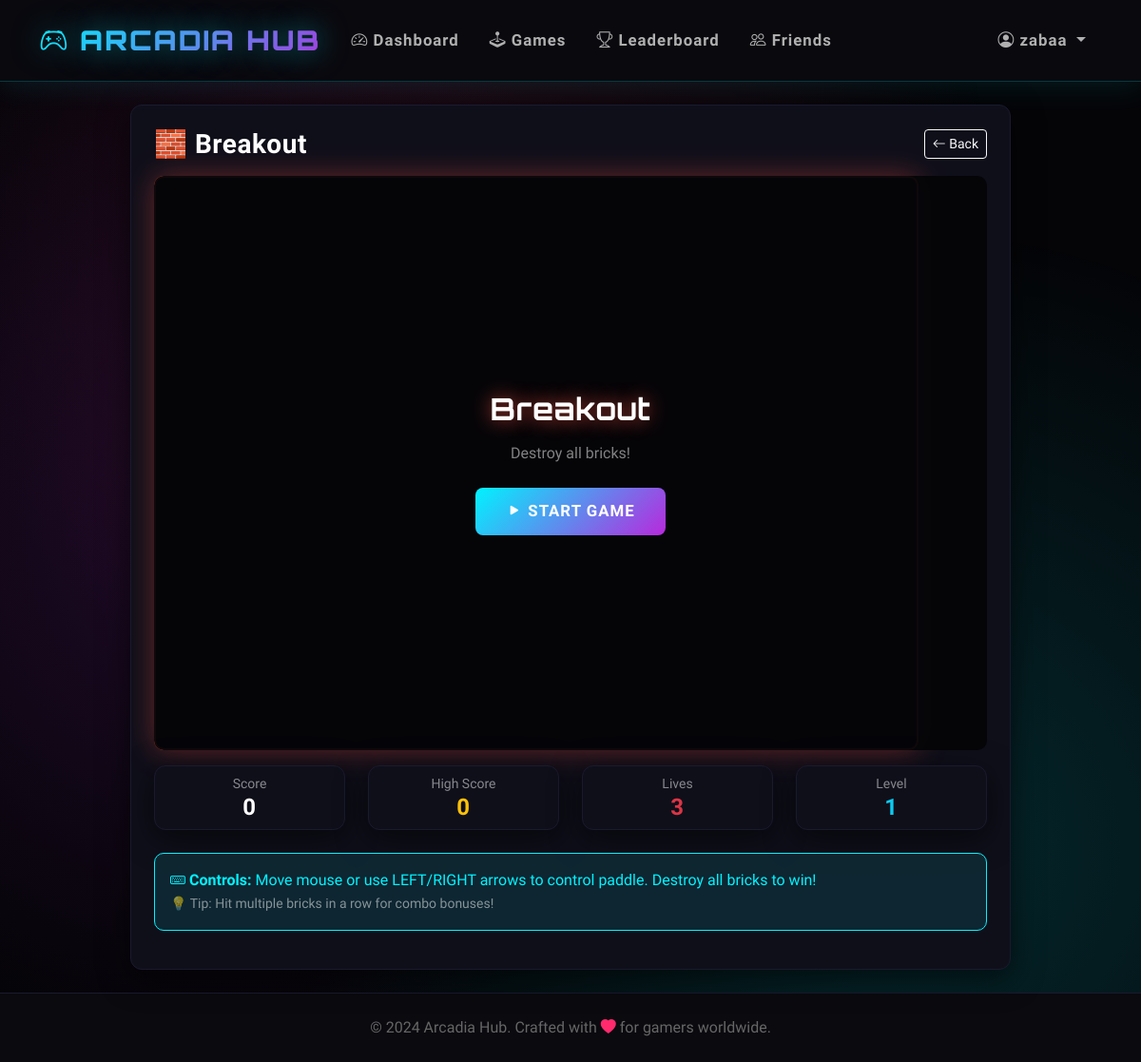
The page /game/breakout (signed in) on the database its author committed.
### tables this page shows
CREATE TABLE users (user_id INTEGER PRIMARY KEY AUTOINCREMENT, username TEXT UNIQUE NOT NULL, password_hash TEXT NOT NULL, email TEXT UNIQUE NOT NULL, created_at TIMESTAMP DEFAULT CURRENT_TIMESTAMP, last_login DATE, streak INTEGER DEFAULT 0, coins INTEGER DEFAULT 100, total_games_played INTEGER DEFAULT 0, total_score INTEGER DEFAULT 0, avatar_config TEXT, settings_config TEXT DEFAULT '{"theme": "dark", "sound": true, "notifications": true}', xp INTEGER DEFAULT 0, player_level INTEGER DEFAULT 1);

CREATE TABLE games (game_id INTEGER PRIMARY KEY AUTOINCREMENT, game_key TEXT UNIQUE NOT NULL, name TEXT NOT NULL, category TEXT, difficulty TEXT, play_count INTEGER DEFAULT 0, icon TEXT, color TEXT);

### app.py (the view)
@app.route('/game/<game_key>')
@login_required
def play_game(game_key):
    game = db.fetch_one("SELECT * FROM games WHERE game_key = ?", (game_key,))
    if not game:
        flash('Game not found', 'danger')
        return redirect(url_for('games'))
    return render_template(f'games/{game_key}.html', game=game)

### app.py (called while the page is built)
def login_required(f):
    @wraps(f)
    def decorated_function(*args, **kwargs):
        if 'user_id' not in session:
            flash('Please log in to access this page', 'warning')
            return redirect(url_for('login'))
        session.permanent = True
        return f(*args, **kwargs)
    return decorated_function

@app.before_request
def load_user():
    if 'user_id' in session:
        user = db.fetch_one("SELECT * FROM users WHERE user_id = ?", (session['user_id'],))
        if user:
            session.permanent = True

    def fetch_one(self, query, params=()):
        try:
            self.cursor.execute(query, params)
            return self.cursor.fetchone()
        except Exception as e:
            logger.error(f"Database fetch_one error: {e}\nQuery: {query}")
            raise

### templates/games/breakout.html (shortened to what this page needs)
{% extends "base.html" %}
{% block content %}
<div class="row justify-content-center">
    <div class="col-md-10">
        <div class="card p-4">
            <div class="d-flex justify-content-between align-items-center mb-3">
                <h3 class="text-white mb-0">{{ game.icon }} {{ game.name }}</h3>
                <a href="{{ url_for('games') }}" class="btn btn-sm btn-outline-light">
                    <i class="bi bi-arrow-left"></i> Back
                </a>
            </div>
            <div class="text-center mb-3 position-relative">
                <div id="gameOverlay" class="position-absolute top-0 start-0 w-100 h-100 d-flex flex-column align-items-center justify-content-center" style="background: rgba(5,5,8,0.95); border-radius: 10px; z-index: 10;">
                    <h2 class="text-white mb-3" id="overlayTitle" style="font-family: 'Orbitron', sans-serif; text-shadow: 0 0 20px rgba(231,76,60,0.8);">Breakout</h2>
                    <p class="text-white-50 mb-4" id="overlaySubtitle">Destroy all bricks!</p>
                    <button id="startBtn" class="btn btn-accent btn-lg pulse-glow">
                        <i class="bi bi-play-fill"></i> Start Game
                    </button>
                </div>
            </div>
            <div class="row mb-3">
                <div class="col-md-3 col-6 mb-2">
                    <div class="card bg-dark border-secondary p-2 text-center">
                        <small class="text-white-50">Score</small>
                        <h4 class="text-white mb-0" id="currentScore">0</h4>
                    </div>
                </div>
                <div class="col-md-3 col-6 mb-2">
                    <div class="card bg-dark border-secondary p-2 text-center">
                        <small class="text-white-50">High Score</small>
                        <h4 class="text-warning mb-0" id="highScore">0</h4>
                    </div>
                </div>
                <div class="col-md-3 col-6 mb-2">
                    <div class="card bg-dark border-secondary p-2 text-center">
                        <small class="text-white-50">Lives</small>
                        <h4 class="text-danger mb-0" id="lives">3</h4>
                    </div>
                </div>
                <div class="col-md-3 col-6 mb-2">
                    <div class="card bg-dark border-secondary p-2 text-center">
                        <small class="text-white-50">Level</small>
                        <h4 class="text-info mb-0" id="level">1</h4>
                    </div>
                </div>
            </div>
            <div class="alert alert-info">
                <strong><i class="bi bi-keyboard"></i> Controls:</strong> Move mouse or use LEFT/RIGHT arrows to control paddle. Destroy all bricks to win!
                <br><small class="text-white-50">💡 Tip: Hit multiple bricks in a row for combo bonuses!</small>
            </div>
        </div>
    </div>
</div>
{% endblock %}

### templates/base.html (shortened to what this page needs)
<!DOCTYPE html>
<html lang="en" data-bs-theme="dark">
<head>
    <link href="https://cdn.jsdelivr.net/npm/bootstrap@5.3.0/dist/css/bootstrap.min.css" rel="stylesheet">
    <link rel="stylesheet" href="https://cdn.jsdelivr.net/npm/bootstrap-icons@1.10.0/font/bootstrap-icons.css">
</head>
<body>
    <nav class="navbar navbar-expand-lg navbar-dark sticky-top">
        <div class="container">
            <a class="navbar-brand" href="{{ url_for('dashboard') }}">
                <i class="bi bi-controller"></i> ARCADIA HUB
            </a>
            {% if session.user_id %}
            <div class="collapse navbar-collapse" id="navbarNav">
                <ul class="navbar-nav me-auto">
                    <li class="nav-item">
                        <a class="nav-link" href="{{ url_for('dashboard') }}">
                            <i class="bi bi-speedometer2"></i> Dashboard
                        </a>
                    </li>
                    <li class="nav-item">
                        <a class="nav-link" href="{{ url_for('games') }}">
                            <i class="bi bi-joystick"></i> Games
                        </a>
                    </li>
                    <li class="nav-item">
                        <a class="nav-link" href="{{ url_for('leaderboard') }}">
                            <i class="bi bi-trophy"></i> Leaderboard
                        </a>
                    </li>
                    <li class="nav-item">
                        <a class="nav-link" href="{{ url_for('friends') }}">
                            <i class="bi bi-people"></i> Friends
                        </a>
                    </li>
                </ul>
                <ul class="navbar-nav">
                    <li class="nav-item dropdown">
                        <a class="nav-link dropdown-toggle" href="#" role="button" data-bs-toggle="dropdown">
                            <i class="bi bi-person-circle"></i> {{ session.username }}
                        </a>
                    </li>
                </ul>
            </div>
            {% endif %}
        </div>
    </nav>
    <main class="py-4">
        <div class="container">
            {% block content %}{% endblock %}
        </div>
    </main>
    <footer class="py-4 mt-auto">
        <div class="container text-center">
            <p class="mb-0" style="color: #666;">
                &copy; 2024 Arcadia Hub. Crafted with <i class="bi bi-heart-fill" style="color: var(--neon-pink);"></i> for gamers worldwide.
            </p>
        </div>
    </footer>
</body>
</html>

### templates/base.html (style rules this page uses)
* { margin: 0; padding: 0; box-sizing: border-box; }
:root { --neon-blue: #00f3ff; --neon-purple: #b829dd; --neon-pink: #ff2a6d; --neon-green: #05ffa1; --dark-bg: #0a0a0f; --darker-bg: #050508; --card-bg: #0f0f1a; --card-border: #1a1a2e; }
body { min-height: 100vh; background: var(--darker-bg); font-family: 'Rajdhani', sans-serif; color: #e0e0e0; overflow-x: hidden; }
body::before { content: ''; position: fixed; top: 0; left: 0; width: 100%; height: 100%; background: radial-gradient(circle at 20% 50%, rgba(184, 41, 221, 0.15) 0%, transparent 50%), radial-gradient(circle at 80% 80%, rgba(0, 243, 255, 0.15) 0%, transparent 50%), radial-gradient(circle at 40% 20%, rgba(255, 42, 109, 0.1) 0%, transparent 50%); pointer-events: none; z-index: -1; }
.navbar { background: rgba(10, 10, 15, 0.95) !important; backdrop-filter: blur(20px); border-bottom: 1px solid rgba(0, 243, 255, 0.2); box-shadow: 0 4px 30px rgba(0, 243, 255, 0.1); padding: 1rem 0; }
.navbar-brand { font-family: 'Orbitron', sans-serif; font-weight: 900; font-size: 1.8rem; background: linear-gradient(135deg, var(--neon-blue), var(--neon-purple)); -webkit-background-clip: text; -webkit-text-fill-color: transparent; background-clip: text; text-shadow: 0 0 30px rgba(0, 243, 255, 0.5); letter-spacing: 2px; }
.nav-link { font-weight: 600; font-size: 1.05rem; letter-spacing: 1px; color: #b0b0b0 !important; transition: all 0.3s ease; position: relative; padding: 0.5rem 1rem !important; }
.nav-link::before { content: ''; position: absolute; bottom: 0; left: 50%; transform: translateX(-50%); width: 0; height: 2px; background: linear-gradient(90deg, var(--neon-blue), var(--neon-purple)); transition: width 0.3s ease; }
.card { background: var(--card-bg) !important; border: 1px solid var(--card-border) !important; border-radius: 12px; box-shadow: 0 8px 32px rgba(0, 0, 0, 0.6); transition: all 0.3s ease; position: relative; overflow: hidden; }
.card::before { content: ''; position: absolute; top: 0; left: 0; right: 0; height: 2px; background: linear-gradient(90deg, transparent, var(--neon-blue), var(--neon-purple), transparent); opacity: 0; transition: opacity 0.3s ease; }
.btn-accent { background: linear-gradient(135deg, var(--neon-blue), var(--neon-purple)); border: none; color: white; padding: 12px 32px; border-radius: 8px; font-weight: 700; font-size: 1.05rem; letter-spacing: 1px; transition: all 0.3s ease; position: relative; overflow: hidden; text-transform: uppercase; }
.btn-accent::before { content: ''; position: absolute; top: 50%; left: 50%; width: 0; height: 0; border-radius: 50%; background: rgba(255, 255, 255, 0.2); transform: translate(-50%, -50%); transition: width 0.6s, height 0.6s; }
.alert { border-radius: 10px; border: 1px solid; }
.alert-info { background: rgba(0, 243, 255, 0.1); border-color: var(--neon-blue); color: var(--neon-blue); }
footer { background: var(--dark-bg); border-top: 1px solid var(--card-border); }
.pulse-glow { animation: pulse-glow 2s ease-in-out infinite; }
h1, h2, h3, h4, h5, h6 { font-family: 'Rajdhani', sans-serif; font-weight: 700; letter-spacing: 0.5px; }

### rows shown on the page
users: username "zabaa"
games: icon "🧱", name "Breakout"
